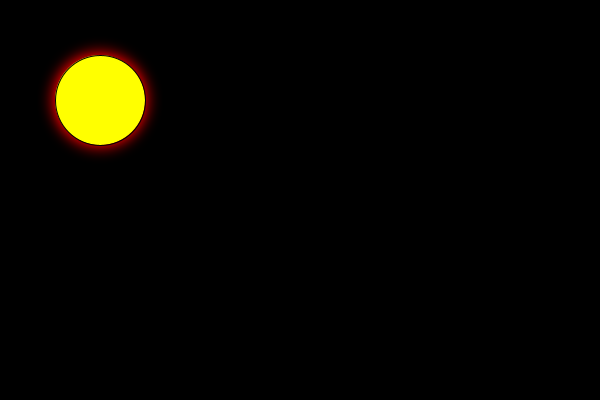
Frame 1 (no input)
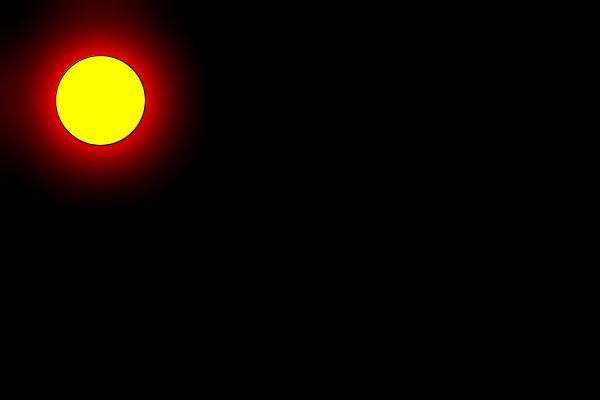
Frame 60 (the mouse pressed at the canvas centre just before this capture)
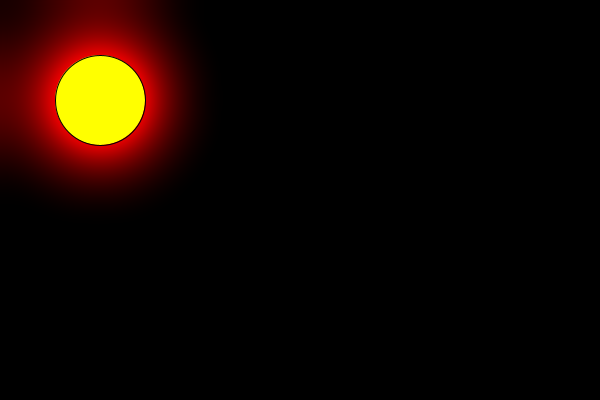
Frame 120 (the mouse held since frame 60 and released just before this capture)

The Processing sketch that drew these frames (run headless with seeded random() and noise(); from frame 60 on, the mouse is pressed at the canvas centre):

// Processing sketch: glow
// ── glow.pde


void setup(){
  size(600, 400);
  background(0);
}

void draw(){
  smooth();
  noStroke();
  fill(255,0,0);
  ellipse(100,100,95,95);
  filter( BLUR, 6 );
  stroke(0);
  fill(255,255,0);
  ellipse(100,100,90,90);
}
